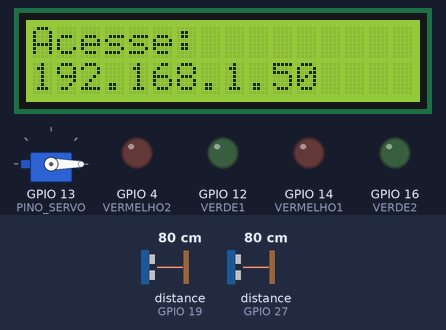
Bench run of a sketch on a simulated ESP32. Parts: 16×2 character LCD, servo, output pins drawn as LEDs (lit = HIGH). Wiring (inferred from the names in the program): 2 × ultrasonic range finder: trigger GPIO 18, echo GPIO 27 / trigger GPIO 23, echo GPIO 19. The test bench sets the inputs (shaded band); at power-on: distance to the obstacle (sensors on GPIO 19, GPIO 27) 80 cm. The echo pulse lasts 58.3 µs per cm; WiFi joins after 1.5 s; servers stay silent unless stated; pins used as bus, display or sensor lines are not drawn; what the sketch prints to the serial monitor is not drawn.

Above: at 1.7 s.
At 6.8 s:
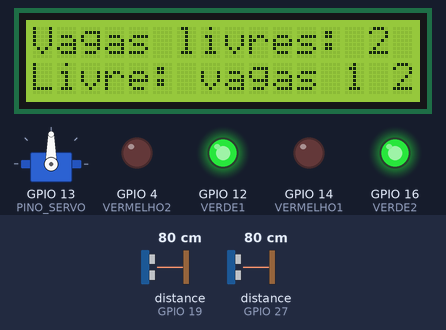
6.9 s: distance to the obstacle (sensor on GPIO 19) set to 12 cm
9.1 s: distance to the obstacle (sensor on GPIO 19) set to 9 cm
At 10.5 s:
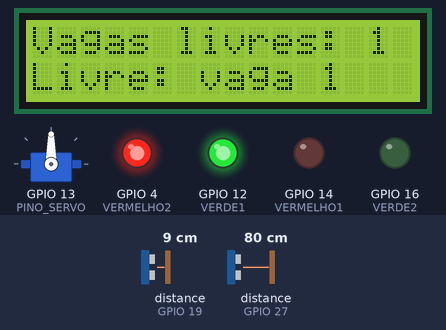
11.6 s: distance to the obstacle (sensor on GPIO 27) set to 12 cm
13.7 s: distance to the obstacle (sensor on GPIO 27) set to 9 cm
At 15.2 s:
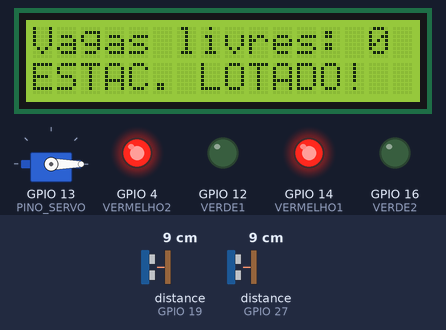
16.2 s: distance to the obstacle (sensor on GPIO 19) set to 18 cm
At 18.3 s:
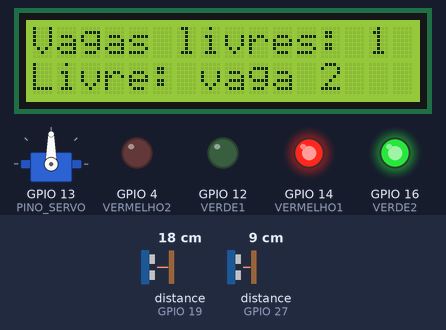
18.6 s: distance to the obstacle (sensor on GPIO 19) set to 2 cm
At 20.2 s:
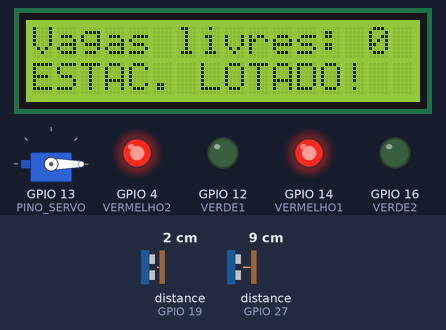
Timing chart, 0 to 21.7 s (numbered marks = the images above; inputs shaded):
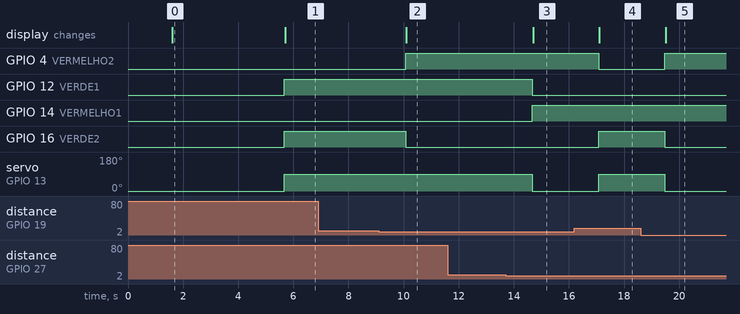

Measured:
- the behaviour switches between 11 and 10 cm on distance to the obstacle (sensor on GPIO 19) (found by bisection; images 1 and 2)
- the behaviour switches between 11 and 10 cm on distance to the obstacle (sensor on GPIO 27) (found by bisection; images 2 and 3)
- after the input at 6.9 s, every drawn part: stays the same
- after the input at 9.1 s, GPIO 4 (VERMELHO2): LOW → HIGH after 0.97 s; GPIO 16 (VERDE2): HIGH → LOW after 0.97 s; the display: changes after 1.0 s (image 2)
- after the input at 11.6 s, every drawn part: stays the same
- after the input at 13.7 s, GPIO 12 (VERDE1): HIGH → LOW after 0.97 s; GPIO 14 (VERMELHO1): LOW → HIGH after 0.97 s; servo on GPIO 13 (PINO_SERVO): 90° → 0° after 0.97 s; the display: changes after 1.0 s (image 3)
- after the input at 16.2 s, GPIO 4 (VERMELHO2): HIGH → LOW after 0.88 s; GPIO 16 (VERDE2): LOW → HIGH after 0.88 s; servo on GPIO 13 (PINO_SERVO): 0° → 90° after 0.88 s; the display: changes after 0.91 s (image 4)
- after the input at 18.6 s, GPIO 4 (VERMELHO2): LOW → HIGH after 0.88 s; GPIO 16 (VERDE2): HIGH → LOW after 0.88 s; servo on GPIO 13 (PINO_SERVO): 90° → 0° after 0.88 s; the display: changes after 0.91 s (image 5)
- what the display in image 0 shows lasts 4.1 s, from 1.6 s to 5.7 s

The sketch:

esp32_vagacerta.ino
```cpp
#include <WiFi.h>
#include <WebServer.h>
#include <Wire.h>
#include <LiquidCrystal_I2C.h>
#include <ESP32Servo.h>

const char* REDE  = "roteador";
const char* SENHA = "12345678";

const char* REDE_AP  = "VagaCerta";
const char* SENHA_AP = "12345678";

int TRIG1 = 18;
int ECHO1 = 27;
int VERDE1 = 12;
int VERMELHO1 = 14;

int TRIG2 = 23;
int ECHO2 = 19;
int VERDE2 = 16;
int VERMELHO2 = 4;

int LIMITE = 10;

LiquidCrystal_I2C lcd(0x27, 16, 2);

Servo cancela;
int PINO_SERVO = 13;
int ABERTA = 90;
int FECHADA = 0;

int vaga1Livre = 1;
int vaga2Livre = 1;
int modo = 0;
int cancelaAberta = -1;
int lcdLivres = -1;
int lcdV1 = -1;
int lcdV2 = -1;
int lcdModo = -1;
unsigned long ultimaLeitura = 0;

int LEITURAS_IGUAIS = 5;
int contaMudanca1 = 0;
int contaMudanca2 = 0;

WebServer server(80);

int medirDistancia(int trig, int echo) {
  digitalWrite(trig, LOW);
  delayMicroseconds(2);
  digitalWrite(trig, HIGH);
  delayMicroseconds(10);
  digitalWrite(trig, LOW);

  long duracao = pulseIn(echo, HIGH, 30000);

  if (duracao == 0) {
    return 999;
  }
  return duracao * 0.034 / 2;
}

int lerLivre(int distancia) {
  if (distancia < LIMITE) {
    return 0;
  }
  return 1;
}

int filtrarVaga(int leitura, int estadoAtual, int &contador) {
  if (leitura == estadoAtual) {
    contador = 0;
    return estadoAtual;
  }
  contador++;
  if (contador >= LEITURAS_IGUAIS) {
    contador = 0;
    return leitura;
  }
  return estadoAtual;
}

void acenderLeds(int livre, int verde, int vermelho) {
  if (livre == 1) {
    digitalWrite(verde, HIGH);
    digitalWrite(vermelho, LOW);
  } else {
    digitalWrite(verde, LOW);
    digitalWrite(vermelho, HIGH);
  }
}

int totalLivres() {
  return vaga1Livre + vaga2Livre;
}

String nomeModo() {
  if (modo == 1) return "Aberta manualmente";
  if (modo == 2) return "Entrada bloqueada";
  return "Automatico";
}

void atualizarCancela() {
  int abrir = 0;

  if (modo == 1) {
    abrir = 1;
  } else if (modo == 2) {
    abrir = 0;
  } else if (totalLivres() > 0) {
    abrir = 1;
  }

  if (abrir != cancelaAberta) {
    cancelaAberta = abrir;
    if (abrir == 1) {
      cancela.write(ABERTA);
    } else {
      cancela.write(FECHADA);
    }
  }
}

void atualizarLCD() {
  if (lcdLivres == totalLivres() && lcdV1 == vaga1Livre && lcdV2 == vaga2Livre && lcdModo == modo) {
    return;
  }
  lcdLivres = totalLivres();
  lcdV1 = vaga1Livre;
  lcdV2 = vaga2Livre;
  lcdModo = modo;

  lcd.clear();
  lcd.setCursor(0, 0);
  lcd.print("Vagas livres: ");
  lcd.print(totalLivres());

  lcd.setCursor(0, 1);
  if (modo == 2) {
    lcd.print("ENTRADA BLOQ.");
  } else if (totalLivres() == 0) {
    lcd.print("ESTAC. LOTADO!");
  } else if (vaga1Livre == 1 && vaga2Livre == 1) {
    lcd.print("Livre: vagas 1 2");
  } else if (vaga1Livre == 1) {
    lcd.print("Livre: vaga 1");
  } else {
    lcd.print("Livre: vaga 2");
  }
}

const char PAGINA[] PROGMEM = R"HTML(
<!DOCTYPE html>
<html lang="pt-BR">
<head>
<meta charset="UTF-8">
<meta name="viewport" content="width=device-width, initial-scale=1">
<title>VagaCerta</title>
<style>
  body { font-family: Arial, sans-serif; background: #f2f2f2; margin: 0; padding: 16px; }
  h1 { margin: 0 0 12px; }
  .card { background: #fff; border-radius: 8px; padding: 16px; margin-bottom: 12px; }
  .vagas { display: flex; gap: 12px; }
  .vaga { flex: 1; border-radius: 8px; padding: 16px; text-align: center; color: #fff; font-weight: bold; background: #9e9e9e; }
  .livre { background: #2e7d32; }
  .ocupada { background: #c62828; }
  button { width: 100%; padding: 14px; margin-top: 8px; font-size: 16px; border: none; border-radius: 8px; color: #fff; }
  .abrir { background: #1565c0; }
  .bloquear { background: #c62828; }
  .auto { background: #555; }
</style>
</head>
<body>
  <h1>VagaCerta</h1>

  <div class="card">
    <div class="vagas">
      <div id="v1" class="vaga">Vaga 1<br><span id="t1">-</span></div>
      <div id="v2" class="vaga">Vaga 2<br><span id="t2">-</span></div>
    </div>
    <p>Vagas livres: <b id="livres">-</b></p>
    <p>Cancela: <b id="cancela">-</b></p>
    <p>Modo: <b id="modo">-</b></p>
    <p id="aviso"></p>
  </div>

  <div class="card">
    <button class="abrir" onclick="enviar('/abrir')">Abrir cancela</button>
    <button class="bloquear" onclick="enviar('/bloquear')">Bloquear entrada</button>
    <button class="auto" onclick="enviar('/auto')">Modo automatico</button>
  </div>

<script>
function pintar(caixa, texto, livre) {
  document.getElementById(caixa).className = 'vaga ' + (livre ? 'livre' : 'ocupada');
  document.getElementById(texto).innerText = livre ? 'LIVRE' : 'OCUPADA';
}

function atualizar() {
  fetch('/status').then(function (r) { return r.json(); }).then(function (d) {
    pintar('v1', 't1', d.vaga1);
    pintar('v2', 't2', d.vaga2);
    document.getElementById('livres').innerText = d.livres;
    document.getElementById('cancela').innerText = d.cancela ? 'ABERTA' : 'FECHADA';
    document.getElementById('modo').innerText = d.modo;
    document.getElementById('aviso').innerText = '';
  }).catch(function () {
    document.getElementById('aviso').innerText = 'Sem conexao com o ESP32';
  });
}

function enviar(rota) {
  fetch(rota, { method: 'POST' }).then(atualizar);
}

setInterval(atualizar, 1000);
atualizar();
</script>
</body>
</html>
)HTML";

void paginaInicial() {
  server.send_P(200, "text/html", PAGINA);
}

void enviarStatus() {
  String json = "{";
  json += "\"vaga1\":" + String(vaga1Livre ? "true" : "false") + ",";
  json += "\"vaga2\":" + String(vaga2Livre ? "true" : "false") + ",";
  json += "\"livres\":" + String(totalLivres()) + ",";
  json += "\"cancela\":" + String(cancelaAberta == 1 ? "true" : "false") + ",";
  json += "\"modo\":\"" + nomeModo() + "\"";
  json += "}";
  server.send(200, "application/json", json);
}

void acaoAbrir() {
  modo = 1;
  atualizarCancela();
  atualizarLCD();
  server.send(200, "text/plain", "ok");
}

void acaoBloquear() {
  modo = 2;
  atualizarCancela();
  atualizarLCD();
  server.send(200, "text/plain", "ok");
}

void acaoAuto() {
  modo = 0;
  atualizarCancela();
  atualizarLCD();
  server.send(200, "text/plain", "ok");
}

void conectarWiFi() {
  lcd.clear();
  lcd.print("Conectando WiFi");

  WiFi.mode(WIFI_STA);
  WiFi.begin(REDE, SENHA);

  int tentativas = 0;
  while (WiFi.status() != WL_CONNECTED && tentativas < 20) {
    delay(500);
    Serial.print(".");
    tentativas++;
  }

  String ip;
  if (WiFi.status() == WL_CONNECTED) {
    ip = WiFi.localIP().toString();
    Serial.println("\nConectado! IP: " + ip);
  } else {
    WiFi.mode(WIFI_AP);
    WiFi.softAP(REDE_AP, SENHA_AP);
    ip = WiFi.softAPIP().toString();
    Serial.println("\nRede propria: " + String(REDE_AP) + " | IP: " + ip);
  }

  lcd.clear();
  lcd.setCursor(0, 0);
  lcd.print("Acesse:");
  lcd.setCursor(0, 1);
  lcd.print(ip);
  delay(4000);
}

void setup() {
  Serial.begin(115200);

  pinMode(TRIG1, OUTPUT);
  pinMode(ECHO1, INPUT);
  pinMode(VERDE1, OUTPUT);
  pinMode(VERMELHO1, OUTPUT);

  pinMode(TRIG2, OUTPUT);
  pinMode(ECHO2, INPUT);
  pinMode(VERDE2, OUTPUT);
  pinMode(VERMELHO2, OUTPUT);

  lcd.init();
  lcd.backlight();

  cancela.setPeriodHertz(50);
  cancela.attach(PINO_SERVO, 500, 2400);
  cancela.write(FECHADA);

  conectarWiFi();

  server.on("/", HTTP_GET, paginaInicial);
  server.on("/status", HTTP_GET, enviarStatus);
  server.on("/abrir", HTTP_POST, acaoAbrir);
  server.on("/bloquear", HTTP_POST, acaoBloquear);
  server.on("/auto", HTTP_POST, acaoAuto);
  server.begin();
}

void loop() {
  server.handleClient();

  if (millis() - ultimaLeitura >= 200) {
    ultimaLeitura = millis();

    int dist1 = medirDistancia(TRIG1, ECHO1);
    delay(60);
    int dist2 = medirDistancia(TRIG2, ECHO2);

    vaga1Livre = filtrarVaga(lerLivre(dist1), vaga1Livre, contaMudanca1);
    vaga2Livre = filtrarVaga(lerLivre(dist2), vaga2Livre, contaMudanca2);

    acenderLeds(vaga1Livre, VERDE1, VERMELHO1);
    acenderLeds(vaga2Livre, VERDE2, VERMELHO2);

    atualizarCancela();
    atualizarLCD();

    Serial.print("Vaga1: ");
    Serial.print(dist1);
    Serial.print(" cm | Vaga2: ");
    Serial.print(dist2);
    Serial.print(" cm | Livres: ");
    Serial.println(totalLivres());
  }
}
```
